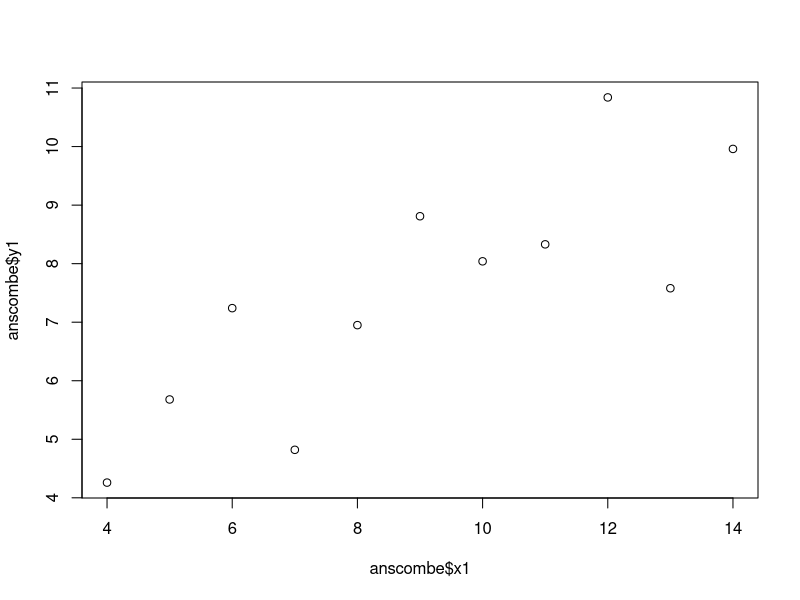
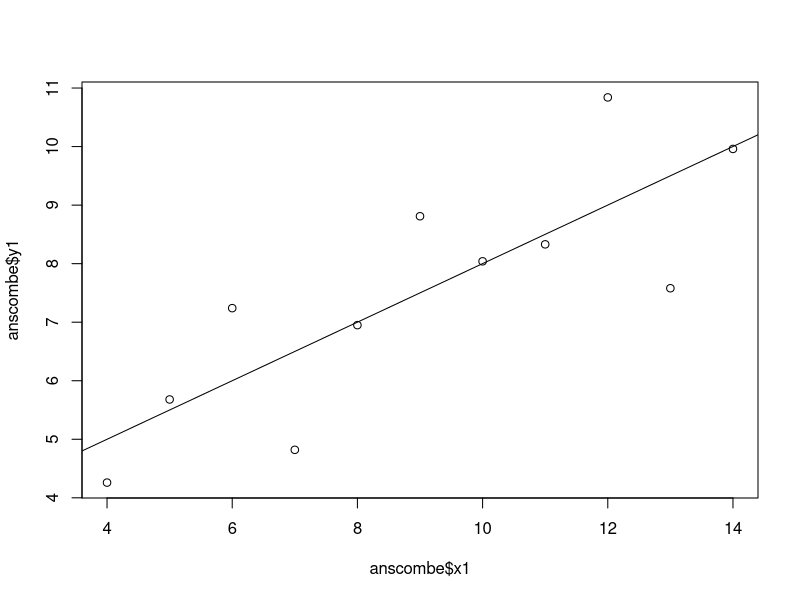
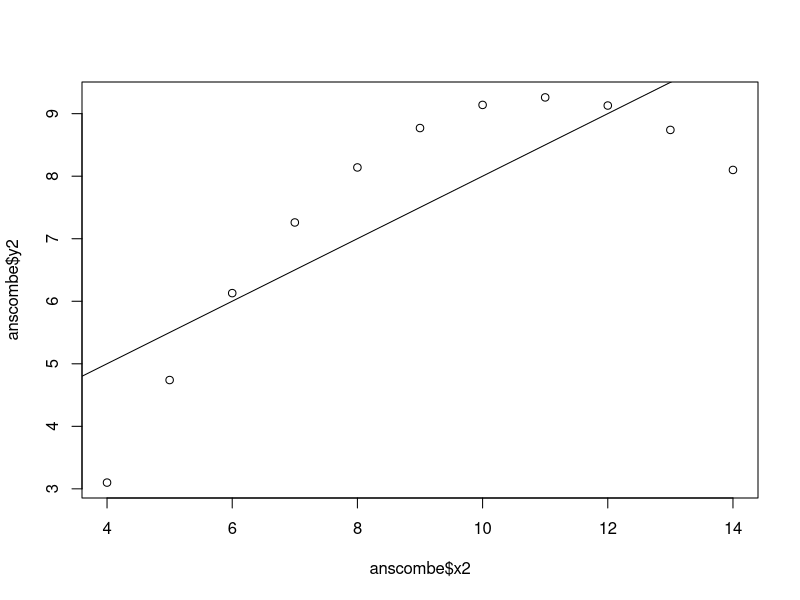
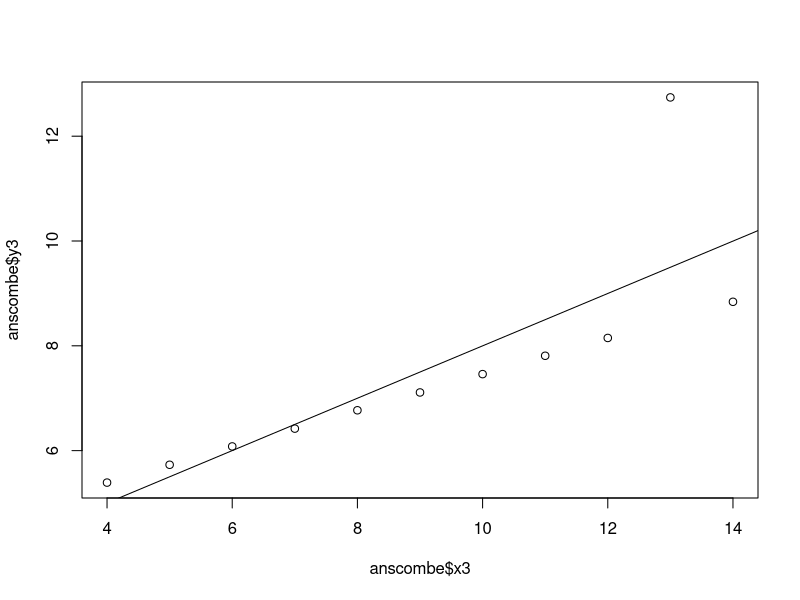
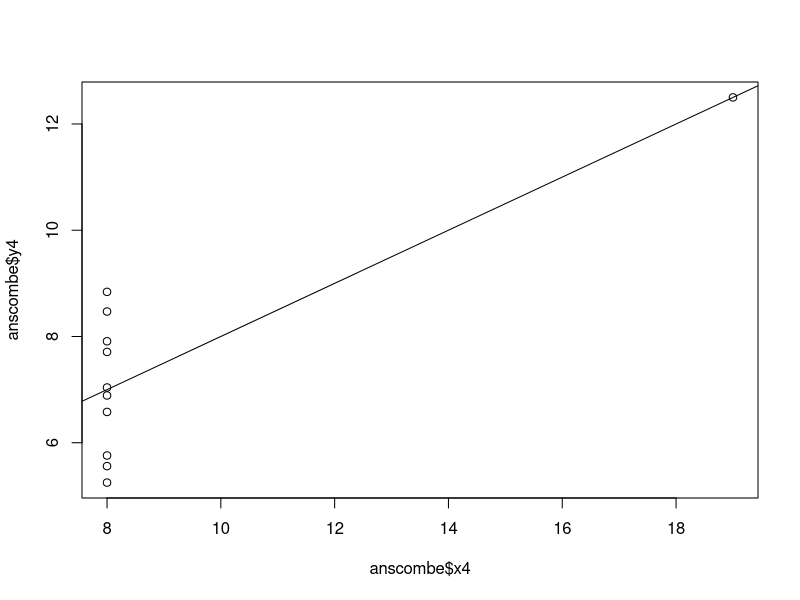
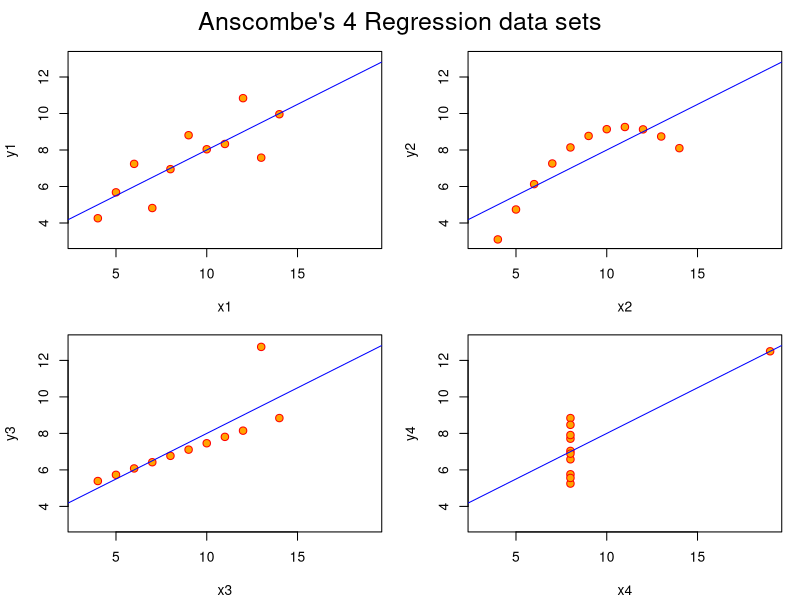
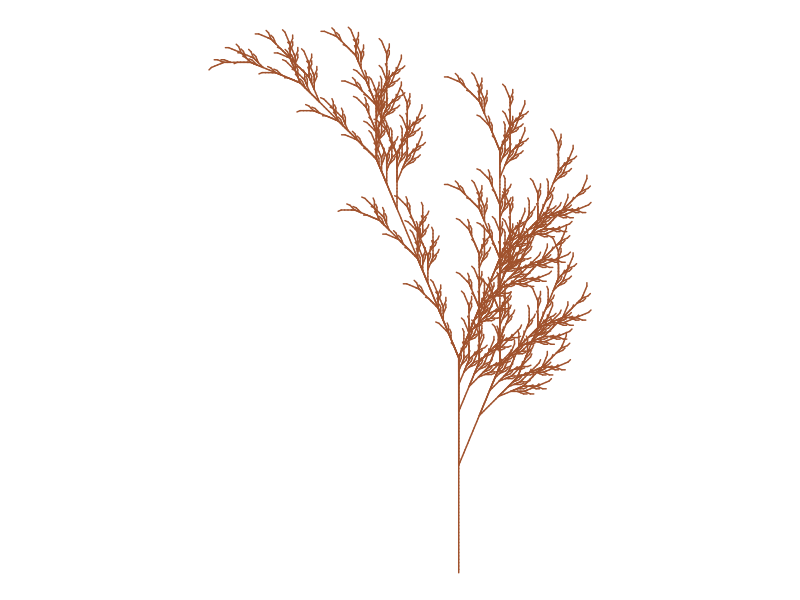

The R source for these figures, in order:
## ---- chunk 1
## Data Visualization
## Objective: Identify data or model problems using visualization
## Anscombe (1973) Quartlet

data(anscombe)  # Load Anscombe's data
# View(anscombe) # View the data
summary(anscombe)

## Simple version
plot(anscombe$x1,anscombe$y1)
summary(anscombe)

# Create four model objects
lm1 <- lm(y1 ~ x1, data=anscombe)
summary(lm1)
lm2 <- lm(y2 ~ x2, data=anscombe)
summary(lm2)
lm3 <- lm(y3 ~ x3, data=anscombe)
summary(lm3)
lm4 <- lm(y4 ~ x4, data=anscombe)
summary(lm4)
plot(anscombe$x1,anscombe$y1)
abline(coefficients(lm1))
plot(anscombe$x2,anscombe$y2)
abline(coefficients(lm2))
plot(anscombe$x3,anscombe$y3)
abline(coefficients(lm3))
plot(anscombe$x4,anscombe$y4)
abline(coefficients(lm4))

## Fancy version (per help file)

ff <- y ~ x
mods <- setNames(as.list(1:4), paste0("lm", 1:4))

# Plot using for loop
for(i in 1:4) {
  ff[2:3] <- lapply(paste0(c("y","x"), i), as.name)
  ## or   ff[[2]] <- as.name(paste0("y", i))
  ##      ff[[3]] <- as.name(paste0("x", i))
  mods[[i]] <- lmi <- lm(ff, data = anscombe)
  print(anova(lmi))
}

sapply(mods, coef)  # Note the use of this function
lapply(mods, function(fm) coef(summary(fm)))

# Preparing for the plots
op <- par(mfrow = c(2, 2), mar = 0.1+c(4,4,1,1), oma =  c(0, 0, 2, 0))

# Plot charts using for loop
for(i in 1:4) {
  ff[2:3] <- lapply(paste0(c("y","x"), i), as.name)
  plot(ff, data = anscombe, col = "red", pch = 21, bg = "orange", cex = 1.2,
       xlim = c(3, 19), ylim = c(3, 13))
  abline(mods[[i]], col = "blue")
}
mtext("Anscombe's 4 Regression data sets", outer = TRUE, cex = 1.5)
par(op)

## ---- chunk 2
knitr::include_graphics("https://katharinabrunner.de/wp-content/uploads/2018/12/2018-11-05-20-46_seed_4593.png")
## ---- chunk 3
knitr::include_graphics("https://mir-s3-cdn-cf.behance.net/project_modules/fs/fd0d3664930903.5ae241b9cb64c.png")
## ---- chunk 4
knitr::include_graphics("https://blog.djnavarro.net/posts/2021-10-19_rtistry-posts/index_files/figure-html/flametree-1.png")
## ---- chunk 5
## Data Visualization
## Objective: Create graphics with R
## Title: Fall color
# Credit: https://fronkonstin.com

# Install packages
# install.packages(c("gsubfn", "proto", "tidyverse"))

library(gsubfn)
library(tidyverse)

# Define elements in plant art
# Each image corresponds to a different axiom, rules, angle and depth

# Leaf of Fall

axiom="X"
rules=list("X"="F-[[X]+X]+F[+FX]-X", "F"="FF")
angle=22.5
depth=6


for (i in 1:depth) axiom=gsubfn(".", rules, axiom)

actions=str_extract_all(axiom, "\\d*\\+|\\d*\\-|F|L|R|\\[|\\]|\\|") %>% unlist

status=data.frame(x=numeric(0), y=numeric(0), alfa=numeric(0))
points=data.frame(x1 = 0, y1 = 0, x2 = NA, y2 = NA, alfa=90, depth=1)


# Generating data
# Note: may take a minute or two

for (action in actions)
{
  if (action=="F")
  {
    x=points[1, "x1"]+cos(points[1, "alfa"]*(pi/180))
    y=points[1, "y1"]+sin(points[1, "alfa"]*(pi/180))
    points[1,"x2"]=x
    points[1,"y2"]=y
    data.frame(x1 = x, y1 = y, x2 = NA, y2 = NA,
               alfa=points[1, "alfa"],
               depth=points[1,"depth"]) %>% rbind(points)->points
  }
  if (action %in% c("+", "-")){
    alfa=points[1, "alfa"]
    points[1, "alfa"]=eval(parse(text=paste0("alfa",action, angle)))
  }
  if(action=="["){
    data.frame(x=points[1, "x1"], y=points[1, "y1"], alfa=points[1, "alfa"]) %>%
      rbind(status) -> status
    points[1, "depth"]=points[1, "depth"]+1
  }

  if(action=="]"){
    depth=points[1, "depth"]
    points[-1,]->points
    data.frame(x1=status[1, "x"], y1=status[1, "y"], x2=NA, y2=NA,
               alfa=status[1, "alfa"],
               depth=depth-1) %>%
      rbind(points) -> points
    status[-1,]->status
  }
}

ggplot() +
  geom_segment(aes(x = x1, y = y1, xend = x2, yend = y2),
               lineend = "round",
               color="sienna", # Set your own Fall color?
               data=na.omit(points)) +
  coord_fixed(ratio = 1) +
  theme_void() # No grid nor axes
